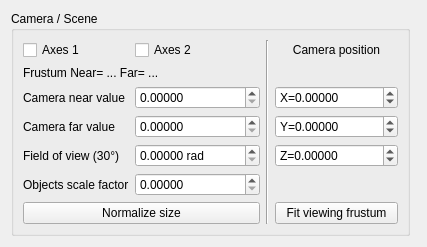
     <widget class="QFrame" name="frame_2">
      <property name="frameShape">
       <enum>QFrame::NoFrame</enum>
      </property>
      <property name="frameShadow">
       <enum>QFrame::Raised</enum>
      </property>
      <layout class="QHBoxLayout" name="horizontalLayout_2">
       <item>
        <widget class="QGroupBox" name="groupBox_4">
         <property name="sizePolicy">
          <sizepolicy hsizetype="Preferred" vsizetype="Minimum">
           <horstretch>0</horstretch>
           <verstretch>0</verstretch>
          </sizepolicy>
         </property>
         <property name="title">
          <string>Camera / Scene</string>
         </property>
         <layout class="QGridLayout" name="gridLayout_3">
          <item row="2" column="0">
           <widget class="QLabel" name="label_2">
            <property name="text">
             <string>Camera near value</string>
            </property>
           </widget>
          </item>
          <item row="2" column="1">
           <widget class="QDoubleSpinBox" name="doubleSpinBox_cameraNear">
            <property name="decimals">
             <number>5</number>
            </property>
            <property name="minimum">
             <double>0.000000000000000</double>
            </property>
            <property name="maximum">
             <double>100000.000000000000000</double>
            </property>
            <property name="singleStep">
             <double>1.000000000000000</double>
            </property>
           </widget>
          </item>
          <item row="3" column="0">
           <widget class="QLabel" name="label_3">
            <property name="text">
             <string>Camera far value</string>
            </property>
           </widget>
          </item>
          <item row="3" column="1">
           <widget class="QDoubleSpinBox" name="doubleSpinBox_cameraFar">
            <property name="prefix">
             <string/>
            </property>
            <property name="decimals">
             <number>5</number>
            </property>
            <property name="minimum">
             <double>0.000000000000000</double>
            </property>
            <property name="maximum">
             <double>100000.000000000000000</double>
            </property>
           </widget>
          </item>
          <item row="4" column="1">
           <widget class="QDoubleSpinBox" name="doubleSpinBox_cameraFOV">
            <property name="suffix">
             <string> rad</string>
            </property>
            <property name="decimals">
             <number>5</number>
            </property>
            <property name="minimum">
             <double>0.000000000000000</double>
            </property>
            <property name="maximum">
             <double>100000.000000000000000</double>
            </property>
            <property name="singleStep">
             <double>0.010000000000000</double>
            </property>
           </widget>
          </item>
          <item row="2" column="3">
           <widget class="QDoubleSpinBox" name="doubleSpinBox_cameraPositionX">
            <property name="prefix">
             <string>X=</string>
            </property>
            <property name="decimals">
             <number>5</number>
            </property>
            <property name="minimum">
             <double>-100000.000000000000000</double>
            </property>
            <property name="maximum">
             <double>100000.000000000000000</double>
            </property>
           </widget>
          </item>
          <item row="3" column="3">
           <widget class="QDoubleSpinBox" name="doubleSpinBox_cameraPositionY">
            <property name="prefix">
             <string>Y=</string>
            </property>
            <property name="decimals">
             <number>5</number>
            </property>
            <property name="minimum">
             <double>-100000.000000000000000</double>
            </property>
            <property name="maximum">
             <double>100000.000000000000000</double>
            </property>
           </widget>
          </item>
          <item row="0" column="2" rowspan="7">
           <widget class="Line" name="line_6">
            <property name="orientation">
             <enum>Qt::Vertical</enum>
            </property>
           </widget>
          </item>
          <item row="6" column="0" colspan="2">
           <widget class="QPushButton" name="pushButton_cameraNormalize">
            <property name="text">
             <string>Normalize size</string>
            </property>
           </widget>
          </item>
          <item row="4" column="0">
           <widget class="QLabel" name="label_cameraFOVdegres">
            <property name="text">
             <string>Field of view (30°)</string>
            </property>
           </widget>
          </item>
          <item row="0" column="3">
           <widget class="QLabel" name="label_cameraPosition">
            <property name="text">
             <string>Camera position</string>
            </property>
            <property name="alignment">
             <set>Qt::AlignCenter</set>
            </property>
           </widget>
          </item>
          <item row="5" column="1">
           <widget class="QDoubleSpinBox" name="doubleSpinBox_cameraScale">
            <property name="decimals">
             <number>5</number>
            </property>
            <property name="minimum">
             <double>0.000000000000000</double>
            </property>
            <property name="maximum">
             <double>100000.000000000000000</double>
            </property>
           </widget>
          </item>
          <item row="5" column="0">
           <widget class="QLabel" name="label">
            <property name="text">
             <string>Objects scale factor</string>
            </property>
           </widget>
          </item>
          <item row="4" column="3">
           <widget class="QDoubleSpinBox" name="doubleSpinBox_cameraPositionZ">
            <property name="prefix">
             <string>Z=</string>
            </property>
            <property name="decimals">
             <number>5</number>
            </property>
            <property name="minimum">
             <double>-100000.000000000000000</double>
            </property>
            <property name="maximum">
             <double>100000.000000000000000</double>
            </property>
           </widget>
          </item>
          <item row="6" column="3">
           <widget class="QPushButton" name="pushButton_cameraFit">
            <property name="text">
             <string>Fit viewing frustum</string>
            </property>
           </widget>
          </item>
          <item row="0" column="0">
           <widget class="QCheckBox" name="checkBox_axes1">
            <property name="text">
             <string>Axes 1</string>
            </property>
           </widget>
          </item>
          <item row="0" column="1">
           <widget class="QCheckBox" name="checkBox_axes2">
            <property name="text">
             <string>Axes 2</string>
            </property>
           </widget>
          </item>
          <item row="1" column="0" colspan="2">
           <widget class="QLabel" name="label_cameraFrustum">
            <property name="sizePolicy">
             <sizepolicy hsizetype="Preferred" vsizetype="Minimum">
              <horstretch>0</horstretch>
              <verstretch>0</verstretch>
             </sizepolicy>
            </property>
            <property name="text">
             <string>Frustum Near= ... Far= ...</string>
            </property>
            <property name="alignment">
             <set>Qt::AlignLeading|Qt::AlignLeft|Qt::AlignVCenter</set>
            </property>
           </widget>
          </item>
         </layout>
        </widget>
       </item>
       <item>
        <widget class="QWidget" name="widget_14" native="true"/>
       </item>
      </layout>
     </widget>
